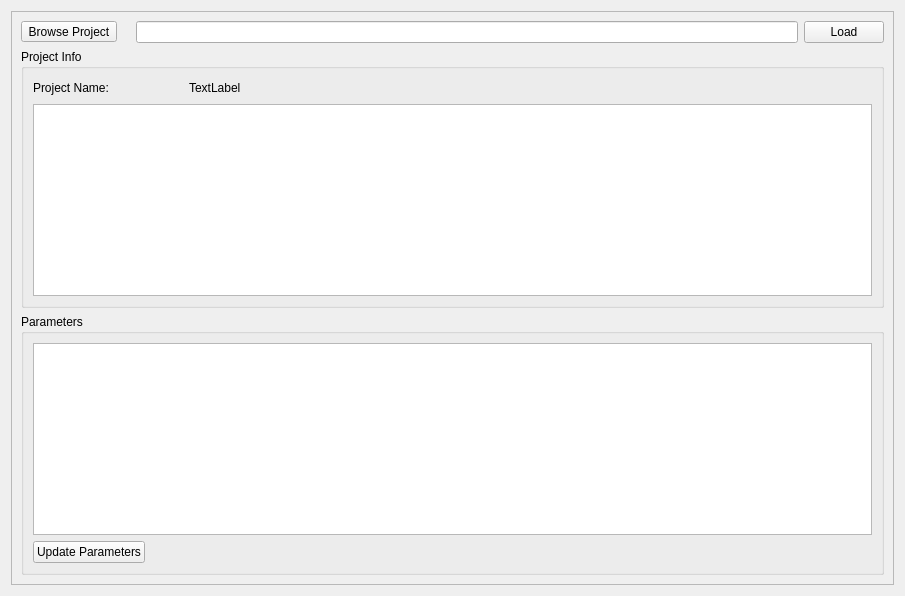
         <widget class="QWidget" name="Load_Project">
          <attribute name="title">
           <string>Load Project</string>
          </attribute>
          <layout class="QGridLayout" name="gridLayout_63">
           <item row="0" column="0">
            <widget class="QFrame" name="frame_40">
             <property name="frameShape">
              <enum>QFrame::StyledPanel</enum>
             </property>
             <property name="frameShadow">
              <enum>QFrame::Raised</enum>
             </property>
             <layout class="QGridLayout" name="gridLayout_76">
              <item row="0" column="0">
               <widget class="QToolButton" name="Br_Project_btm">
                <property name="text">
                 <string>Browse Project</string>
                </property>
               </widget>
              </item>
              <item row="0" column="1">
               <widget class="QLabel" name="label_53">
                <property name="text">
                 <string/>
                </property>
               </widget>
              </item>
              <item row="0" column="2">
               <widget class="QLineEdit" name="Project_address"/>
              </item>
              <item row="0" column="3">
               <widget class="QPushButton" name="Load_Project_btm">
                <property name="text">
                 <string>Load</string>
                </property>
                <property name="icon">
                 <iconset resource="PyWOLF_Resource.qrc">
                  <normaloff>:/ICONS/PySWOLF_ICONS/Load.png</normaloff>:/ICONS/PySWOLF_ICONS/Load.png</iconset>
                </property>
               </widget>
              </item>
              <item row="1" column="0" colspan="4">
               <widget class="QGroupBox" name="groupBox_7">
                <property name="title">
                 <string>Project Info</string>
                </property>
                <layout class="QGridLayout" name="gridLayout_75">
                 <item row="0" column="0">
                  <widget class="QLabel" name="label_54">
                   <property name="minimumSize">
                    <size>
                     <width>150</width>
                     <height>0</height>
                    </size>
                   </property>
                   <property name="text">
                    <string>Project Name:</string>
                   </property>
                  </widget>
                 </item>
                 <item row="0" column="1">
                  <widget class="QLabel" name="load_P_name">
                   <property name="minimumSize">
                    <size>
                     <width>150</width>
                     <height>0</height>
                    </size>
                   </property>
                   <property name="text">
                    <string>TextLabel</string>
                   </property>
                  </widget>
                 </item>
                 <item row="0" column="2">
                  <spacer name="horizontalSpacer_20">
                   <property name="orientation">
                    <enum>Qt::Horizontal</enum>
                   </property>
                   <property name="sizeHint" stdset="0">
                    <size>
                     <width>527</width>
                     <height>20</height>
                    </size>
                   </property>
                  </spacer>
                 </item>
                 <item row="1" column="0" colspan="3">
                  <widget class="QTableView" name="load_treatment_info"/>
                 </item>
                </layout>
               </widget>
              </item>
              <item row="2" column="0" colspan="4">
               <widget class="QGroupBox" name="groupBox_10">
                <property name="title">
                 <string>Parameters</string>
                </property>
                <layout class="QGridLayout" name="gridLayout_74">
                 <item row="0" column="0" colspan="2">
                  <widget class="QTableView" name="load_Param_table"/>
                 </item>
                 <item row="1" column="0">
                  <widget class="QPushButton" name="load_update_param">
                   <property name="text">
                    <string>Update Parameters</string>
                   </property>
                   <property name="icon">
                    <iconset resource="PyWOLF_Resource.qrc">
                     <normaloff>:/ICONS/PySWOLF_ICONS/Update.png</normaloff>:/ICONS/PySWOLF_ICONS/Update.png</iconset>
                   </property>
                  </widget>
                 </item>
                 <item row="1" column="1">
                  <spacer name="horizontalSpacer_19">
                   <property name="orientation">
                    <enum>Qt::Horizontal</enum>
                   </property>
                   <property name="sizeHint" stdset="0">
                    <size>
                     <width>40</width>
                     <height>20</height>
                    </size>
                   </property>
                  </spacer>
                 </item>
                </layout>
               </widget>
              </item>
             </layout>
            </widget>
           </item>
          </layout>
         </widget>
